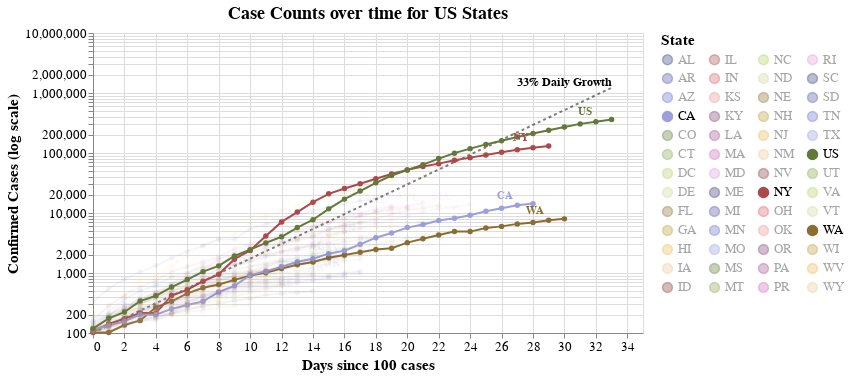

The notebook cell saved with this chart:
### Markdown cell above
_Comparisons with California (CA), Washington (WA) & New York (NY) are show by default._

> Tip: Click (Shift+ for multiple) on states in the legend to filter the visualizations below. Click outside the legend to highlight all states.


# Total Cases

### Code cell
#hide_input
make_since_chart(['US'])

### Figure 1 — Vega-Lite specification as saved in the notebook (floating-point values rounded to 4 significant figures; data arrays with more than 128 entries replaced by an {"elided": "..."} marker saying what was removed)
{"config": {"view": {"continuousWidth": 400, "continuousHeight": 300}, "axis": {"labelFontSize": 13, "titleFontSize": 15}, "legend": {"labelFontSize": 13, "titleFontSize": 15}, "title": {"fontSize": 18}}, "layer": [{"mark": {"type": "line", "color": "black", "opacity": 0.5, "strokeDash": [3, 3]}, "encoding": {"x": {"type": "quantitative", "field": "Days since 100 cases"}, "y": {"type": "quantitative", "field": "Confirmed Cases"}}}, {"mark": {"type": "text", "align": "right", "dy": -6, "fontSize": 12, "fontWeight": "bold", "text": "33% Daily Growth"}, "encoding": {"x": {"type": "quantitative", "field": "Days since 100 cases"}, "y": {"type": "quantitative", "field": "Confirmed Cases"}}, "transform": [{"filter": "(datum['Days since 100 cases'] >= 33)"}]}, {"data": {"name": "data-b420730a7df3ff8aea52b55d3b3f30d0"}, "mark": {"type": "line", "point": true}, "encoding": {"color": {"type": "nominal", "field": "State", "legend": {"columns": 4, "symbolLimit": 57}, "scale": {"scheme": "category20b"}}, "opacity": {"condition": {"value": 1, "selection": "selector001"}, "value": 0.05}, "tooltip": [{"type": "temporal", "field": "date"}, {"type": "nominal", "field": "State"}, {"type": "quantitative", "field": "Confirmed Cases"}, {"type": "quantitative", "field": "Confirmed Deaths"}, {"type": "quantitative", "field": "population"}, {"type": "quantitative", "field": "deaths_per_m"}, {"type": "quantitative", "field": "cases_per_m"}, {"type": "quantitative", "field": "Days since 100 cases"}, {"type": "quantitative", "field": "Days since first death"}, {"type": "temporal", "field": "date_y"}, {"type": "quantitative", "field": "Days since 10 cases per million"}], "x": {"type": "quantitative", "field": "Days since 100 cases"}, "y": {"type": "quantitative", "field": "Confirmed Cases", "scale": {"type": "log"}, "title": "Confirmed Cases (log scale)"}}, "selection": {"selector001": {"type": "multi", "fields": ["State"], "bind": "legend", "init": [{"State": "US"}, {"State": "CA"}, {"State": "WA"}, {"State": "NY"}]}}, "width": 550}, {"data": {"name": "data-b420730a7df3ff8aea52b55d3b3f30d0"}, "mark": {"type": "text", "align": "right", "dx": -20, "dy": -8, "fontWeight": "bold"}, "encoding": {"color": {"type": "nominal", "field": "State", "legend": {"columns": 4, "symbolLimit": 57}, "scale": {"scheme": "category20b"}}, "opacity": {"condition": {"value": 1, "selection": "selector001"}, "value": 0.05}, "text": {"type": "nominal", "field": "State"}, "tooltip": [{"type": "temporal", "field": "date"}, {"type": "nominal", "field": "State"}, {"type": "quantitative", "field": "Confirmed Cases"}, {"type": "quantitative", "field": "Confirmed Deaths"}, {"type": "quantitative", "field": "population"}, {"type": "quantitative", "field": "deaths_per_m"}, {"type": "quantitative", "field": "cases_per_m"}, {"type": "quantitative", "field": "Days since 100 cases"}, {"type": "quantitative", "field": "Days since first death"}, {"type": "temporal", "field": "date_y"}, {"type": "quantitative", "field": "Days since 10 cases per million"}], "x": {"type": "quantitative", "field": "Days since 100 cases"}, "y": {"type": "quantitative", "field": "Confirmed Cases", "scale": {"type": "log"}, "title": "Confirmed Cases (log scale)"}}, "transform": [{"filter": "(datum['date'] >= 1586131200000)"}], "width": 550}], "data": {"name": "data-3128ebb8330b9b405c1f6bb6e874075b"}, "title": "Case Counts over time for US States", "$schema": "https://vega.github.io/schema/vega-lite/v4.8.1.json", "datasets": {"data-3128ebb8330b9b405c1f6bb6e874075b": [{"Days since 100 cases": 0, "Confirmed Cases": 100.0}, {"Days since 100 cases": 1, "Confirmed Cases": 133.0}, {"Days since 100 cases": 2, "Confirmed Cases": 176.9}, {"Days since 100 cases": 3, "Confirmed Cases": 235.3}, {"Days since 100 cases": 4, "Confirmed Cases": 312.9}, {"Days since 100 cases": 5, "Confirmed Cases": 416.2}, {"Days since 100 cases": 6, "Confirmed Cases": 553.5}, {"Days since 100 cases": 7, "Confirmed Cases": 736.1}, {"Days since 100 cases": 8, "Confirmed Cases": 979.1}, {"Days since 100 cases": 9, "Confirmed Cases": 1302.0}, {"Days since 100 cases": 10, "Confirmed Cases": 1732.0}, {"Days since 100 cases": 11, "Confirmed Cases": 2303.0}, {"Days since 100 cases": 12, "Confirmed Cases": 3064.0}, {"Days since 100 cases": 13, "Confirmed Cases": 4074.0}, {"Days since 100 cases": 14, "Confirmed Cases": 5419.0}, {"Days since 100 cases": 15, "Confirmed Cases": 7207.0}, {"Days since 100 cases": 16, "Confirmed Cases": 9586.0}, {"Days since 100 cases": 17, "Confirmed Cases": 12750.0}, {"Days since 100 cases": 18, "Confirmed Cases": 16960.0}, {"Days since 100 cases": 19, "Confirmed Cases": 22550.0}, {"Days since 100 cases": 20, "Confirmed Cases": 29990.0}, {"Days since 100 cases": 21, "Confirmed Cases": 39890.0}, {"Days since 100 cases": 22, "Confirmed Cases": 53060.0}, {"Days since 100 cases": 23, "Confirmed Cases": 70560.0}, {"Days since 100 cases": 24, "Confirmed Cases": 93850.0}, {"Days since 100 cases": 25, "Confirmed Cases": 124800.0}, {"Days since 100 cases": 26, "Confirmed Cases": 166000.0}, {"Days since 100 cases": 27, "Confirmed Cases": 220800.0}, {"Days since 100 cases": 28, "Confirmed Cases": 293700.0}, {"Days since 100 cases": 29, "Confirmed Cases": 390600.0}, {"Days since 100 cases": 30, "Confirmed Cases": 519500.0}, {"Days since 100 cases": 31, "Confirmed Cases": 690900.0}, {"Days since 100 cases": 32, "Confirmed Cases": 918900.0}, {"Days since 100 cases": 33, "Confirmed Cases": 1222000.0}], "data-b420730a7df3ff8aea52b55d3b3f30d0": {"elided": "901 records"}}}
